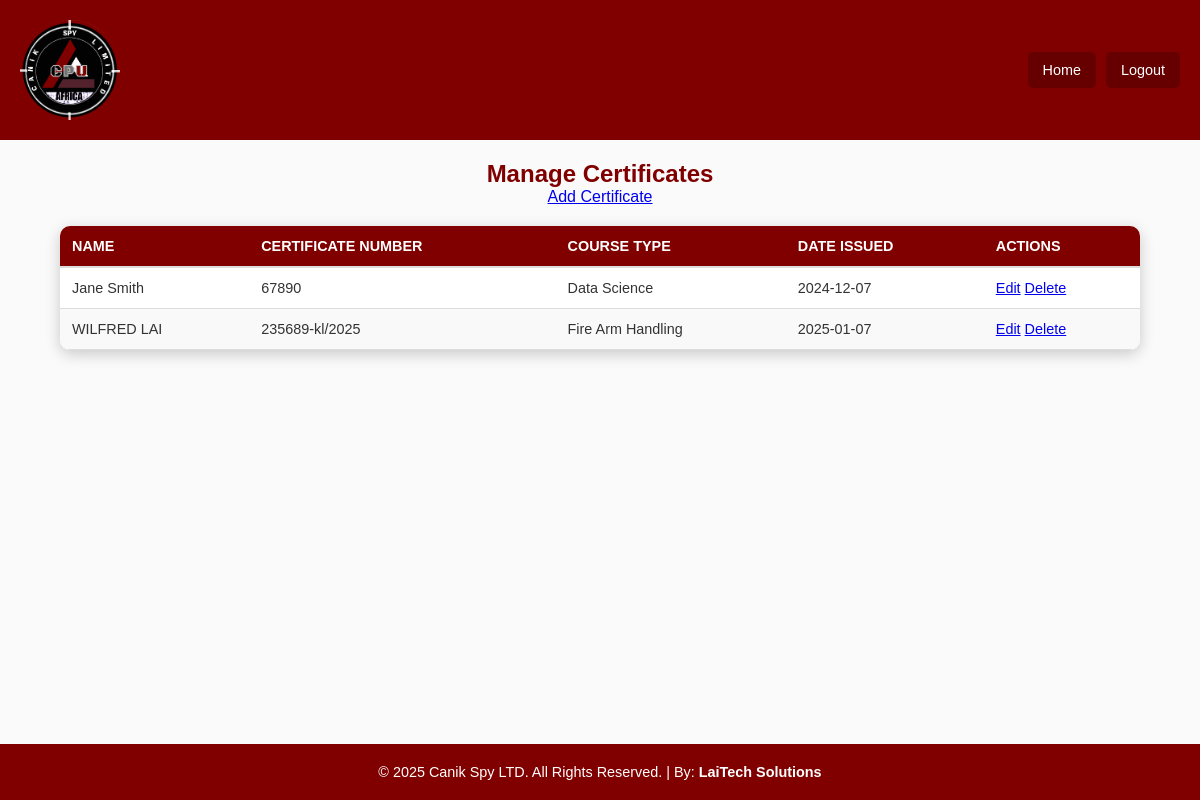
Before: /admin (signed in) with the older database file.
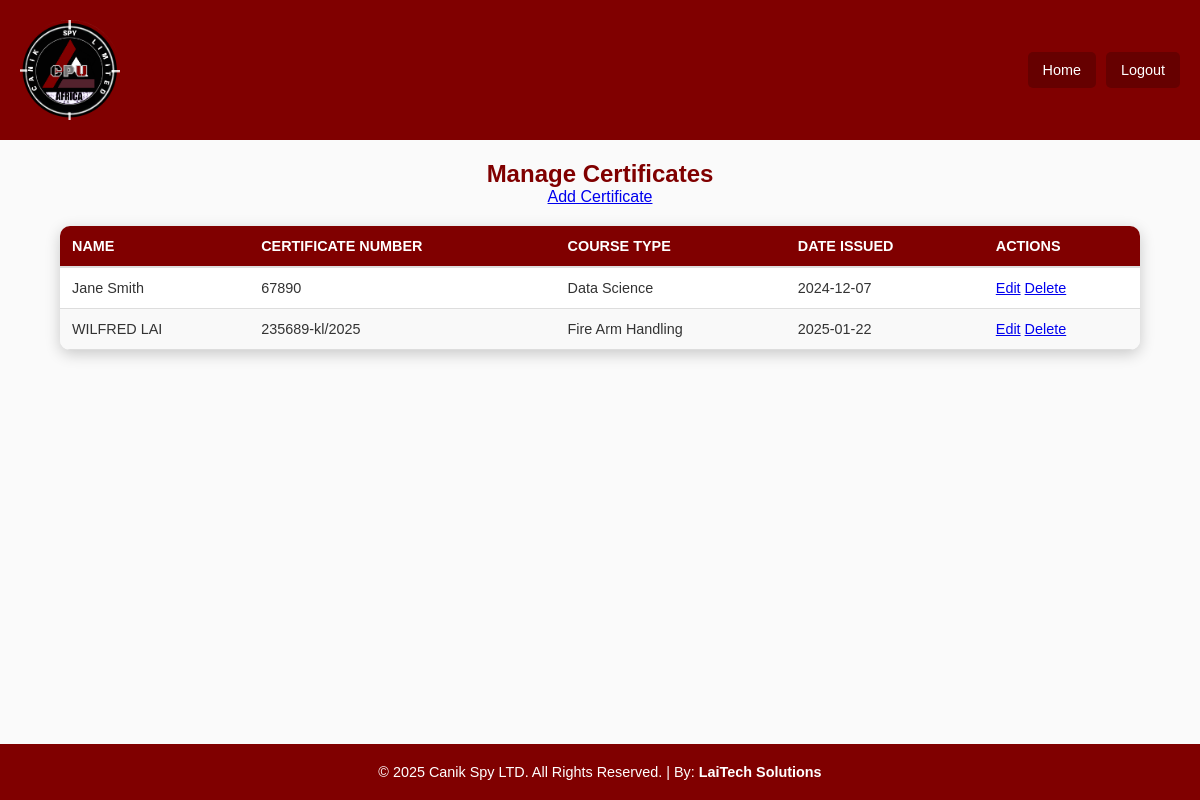
After: the same page with the newer database file.
### tables this page shows
CREATE TABLE certificates (
            id INTEGER PRIMARY KEY AUTOINCREMENT,
                    name TEXT NOT NULL,
                            certificate_number TEXT NOT NULL UNIQUE,
                                    course_type TEXT NOT NULL,
                                            date_issued DATE NOT NULL
                                                );

### app.py (the view)
@app.route('/admin')
def admin():
    if not session.get('logged_in'):
        return redirect(url_for('login'))
    conn = sqlite3.connect('certificate.db')
    c = conn.cursor()
    c.execute("SELECT * FROM certificates")
    certificates = c.fetchall()
    conn.close()
    return render_template('admin.html', certificates=certificates)

### templates/admin.html (shortened to what this page needs)
<!DOCTYPE html>
<html lang="en">
<head>
    <link rel="stylesheet" href="{{ url_for('static', filename='style.css') }}">
</head>
<body>
    <header>
        <img src="{{ url_for('static', filename='canik_spy_logo.png') }}" alt="Canik Spy LTD Logo" width="100" height="100">
        <h1>Canik Spy LTD Admin Dashboard</h1>
        <nav>
            <a href="/">Home</a>
            <a href="/login">Logout</a>
        </nav>
    </header>
    <h2>Manage Certificates</h2>
    <a href="/admin/add">Add Certificate</a>
    <table>
        <thead>
            <tr>
                <th>Name</th>
                <th>Certificate Number</th>
                <th>Course Type</th>
                <th>Date Issued</th>
                <th>Actions</th>
            </tr>
        </thead>
        <tbody>
            {% for certificate in certificates %}
            <tr>
                <td>{{ certificate[1] }}</td>
                <td>{{ certificate[2] }}</td>
                <td>{{ certificate[3] }}</td>
                <td>{{ certificate[4] }}</td>
                <td>
                    <a href="/admin/edit/{{ certificate[0] }}">Edit</a>
                    <a href="/admin/delete/{{ certificate[0] }}">Delete</a>
                </td>
            </tr>
            {% endfor %}
        </tbody>
    </table>
    <footer>
        <p>&copy; 2025 Canik Spy LTD. All Rights Reserved. | By: <a href="https://laitechsolutions.co.ke/" target="_blank" style="color: white; text-decoration: none;">LaiTech Solutions</a></p>
    </footer>
</body>
</html>

### static/style.css (style rules this page uses)
* { margin: 0; padding: 0; box-sizing: border-box; }
body { font-family: Arial, sans-serif; background-color: #fafafa; color: #333; text-align: center; display: flex; flex-direction: column; min-height: 100vh; }
h1, h2 { color: #800000; margin-top: 20px; word-wrap: break-word; }
header { background-color: #800000; color: white; padding: 20px; display: flex; justify-content: space-between; align-items: center; flex-wrap: wrap; gap: 10px; }
header h1 { font-size: 2em; text-align: center; }
header nav { display: flex; flex-wrap: wrap; gap: 10px; }
header nav a { color: white; text-decoration: none; padding: 10px 15px; background-color: #660000; border-radius: 5px; font-size: 0.9em; text-align: center; }
header img { margin-right: 20px; max-width: 100px; }
table { width: 90%; margin: 20px auto; border-collapse: collapse; border-spacing: 0; border-radius: 10px; box-shadow: 0 4px 15px rgba(0, 0, 0, 0.2); overflow: hidden; background-color: #fff; }
th { background-color: #800000; color: white; text-transform: uppercase; padding: 12px; border-bottom: 2px solid #ddd; font-size: 0.9em; text-align: left; }
td { padding: 12px; text-align: left; border-bottom: 1px solid #ddd; font-size: 0.9em; word-break: break-word; }
tr:nth-child(even) { background-color: #f9f9f9; }
footer { background-color: #800000; color: white; padding: 20px 0; text-align: center; font-size: 0.9em; margin-top: auto; }
footer a { color: white; text-decoration: none; font-weight: bold; }

Changed rows visible on the page:
changed certificates "WILFRED LAI": date_issued "2025-01-07" → "2025-01-22"
